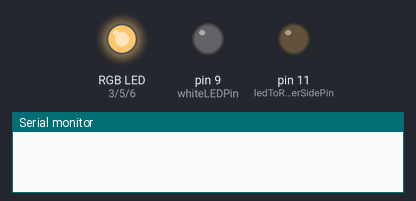
Simulated run of this sketch. Board: Arduino Uno, built with avr-gcc and run on an emulated ATmega328P. Parts: an RGB LED mixed from three pins (HIGH = lit), output pins drawn as LEDs (lit = HIGH), the last lines printed to the serial monitor.

Above: at 0.1 s.
At 0.6 s:
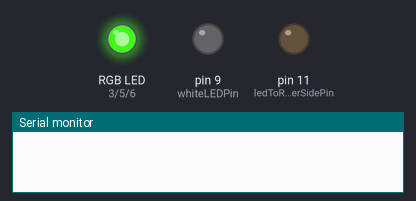
At 1.1 s:
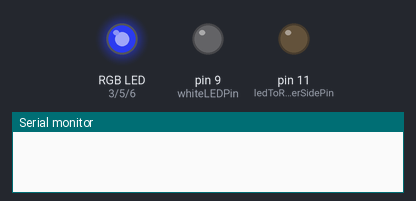
At 1.6 s:
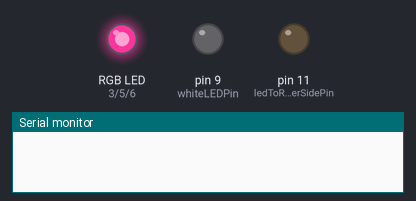
At 2.1 s:
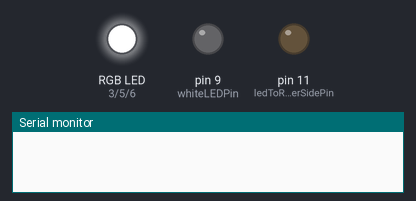
At 2.6 s:
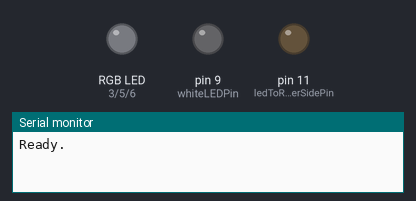
Timing chart, 0 to 4.1 s (numbered marks = the images above):
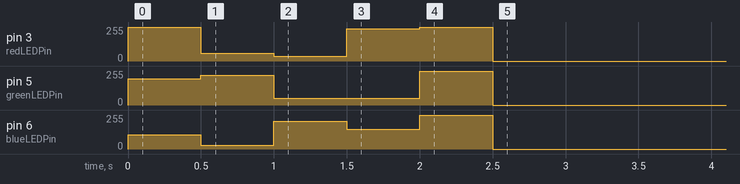

The sketch:

group5_RGBlightBT.ino
```cpp
// -------- Begin don't edit section ----------------
#include <string.h>
#include <stdlib.h>
#include <stdio.h>
// -------- End don't edit section ------------------

// Reports data out as numbers with ";" between.
// Looks for strings including only numbers separated by ;
// e.g. 123;456;789   (With new line / Carriage Return at the end)

// "incomingValue" is where your incoming numbers from the other
// side will be stored.  Initialize this with as many zeros as the
// number of data you expect to receive. "{0, 0, 0}" means we expect
// 3 numbers arriving to us.
float incomingValue[] = {
  0, 0, 0, 0};

// Necessary variables for dealing with serial input.
// -------- Begin don't edit section ----------------
const int incomingBufferLength = 60;
char serialInputBuffer[incomingBufferLength+1];
int numberOfIncomingValues = sizeof(incomingValue)/sizeof(float);
int serialIndex = 0;
int incomingByte;
// -------- End don't edit section ------------------

// Keep track of timing so we don't flood the other side with data.
unsigned long millisOfMyLastDataReport;
unsigned long millisBetweenMyDataReports = 10;

int myAnalogSensorPin = A0;
int myAnalogSensorValue;

int ledToRepresentOtherSidePin = 11;
int ledToRepresentOtherSideValue = 0;

//////////////////// DEFFINE VARIABLES: ////////////////////////////////////////////////
int redLEDPin = 3;
int greenLEDPin = 5;
int blueLEDPin = 6;
int whiteLEDPin = 9;

int white[] = {255,255,255};
int off[] = {0,0,0,};
int yellow[] = {252, 196, 106};
int green[] = {60, 224, 27};
int blue[] = {37, 51, 207};
int red[] = {242, 51, 150};
////////////////////////////////////////////////

void setup() {
  //////////////////// DEFFINE IN/OUT: ////////////////////////////////////////////////
  pinMode(redLEDPin, OUTPUT);
  pinMode(greenLEDPin, OUTPUT);
  pinMode(blueLEDPin, OUTPUT);
  pinMode(whiteLEDPin, OUTPUT);

  //RUN TEST:
  setColor(yellow);
  delay(500);
    setColor(green);
  delay(500);
    setColor(blue);
  delay(500);
    setColor(red);
  delay(500);
  setColor(white);
  delay(500);
  setColor(off);
  ////////////////////////////////////////////////
  pinMode(myAnalogSensorPin, INPUT_PULLUP);
  Serial.begin(57600);
  Serial.println("Ready.");
}


void setColor(int* color) {
  analogWrite(redLEDPin, color[0]);
  analogWrite(greenLEDPin, color[1]);
  analogWrite(blueLEDPin, color[2]);
  //setColor(white);
}


void loop() {
  watchForIncomingSerial();
  //readSensors();
  driveLED();

  //////////////////// PUT CODE: ////////////////////////////////////////////////

  if(incomingValue[0] == 1) setColor(yellow);
  if(incomingValue[1] == 1) setColor(green);
  if(incomingValue[2] == 1) setColor(blue);
  if(incomingValue[3] == 1) setColor(red);

  ////////////////////////////////////////////////////////////////////////

// OLNY IF SENDING DATA
//  if (millis() - millisOfMyLastDataReport > millisBetweenMyDataReports) {
//    millisOfMyLastDataReport = millis();
//    reportMyData();
//  }
}

// _DO_ CHANGE "readSensors" to sense things locally.
void readSensors() {
  myAnalogSensorValue = analogRead(myAnalogSensorPin);
}

// _DO_ CHANGE "driveLED" to take actions based on the data from the other side.
void driveLED() {
  analogWrite(ledToRepresentOtherSidePin, (int)incomingValue[0]);
}

// _DO_ CHANGE "reportMyData" to print your events/data with ";" in between.
// You need to print ONLY NUMBERS.  The data CANNOT be text.
void reportMyData() {
  Serial.print(myAnalogSensorValue);
  Serial.print(";");
  Serial.print(myAnalogSensorValue/2);
  Serial.print(";");
  Serial.println(myAnalogSensorValue/4);
  Serial.flush();
}


// DON'T CHANGE "assignValues" --- all changes should be made in the top
// variable declarations.

void assignValues (char *buf) {
  char *p = buf;
  char *str;
  int index = 0;
  float tempIncoming[numberOfIncomingValues];
  while ((str = strtok_r(p, ";", &p)) != NULL) {
    if ((str[0] >= '0') && (str[0] <= '9')) {
      tempIncoming[index] = atof (str);
      index++;
    }
  }
  if (index == numberOfIncomingValues) {
    for (int i=0; i<numberOfIncomingValues; i++) {
      incomingValue[i] = tempIncoming[i];
    }
  }
}


// DON'T CHANGE "watchForIncomingSerial" --- all changes should be made in the top
// variable declarations.

void watchForIncomingSerial(){
  if (Serial.available() ) {
    incomingByte = Serial.read();
    if ((incomingByte == 10) || (incomingByte == 13)) {
      if ((serialIndex > 0) && (serialIndex < incomingBufferLength)){
        serialInputBuffer[serialIndex] = '\0';
        //        Serial.println(serialInputBuffer);
        assignValues(serialInputBuffer);
        //        for (int i=0; i<numberOfIncomingValues; i++) {
        //          Serial.println(incomingValue[i]);
        //        }
        strcpy(serialInputBuffer, "");
        serialIndex = 0;
        Serial.flush();
      }
      else {
        strcpy(serialInputBuffer, "");
        serialIndex = 0;
        Serial.flush();
      }
    }
    else {
      if (serialIndex < incomingBufferLength) {
        serialInputBuffer[serialIndex] = incomingByte;
        serialIndex++;
      }
      else {
        strcpy(serialInputBuffer, "");
        serialIndex = 0;
        Serial.flush();
      }
    }
  }
}
```
